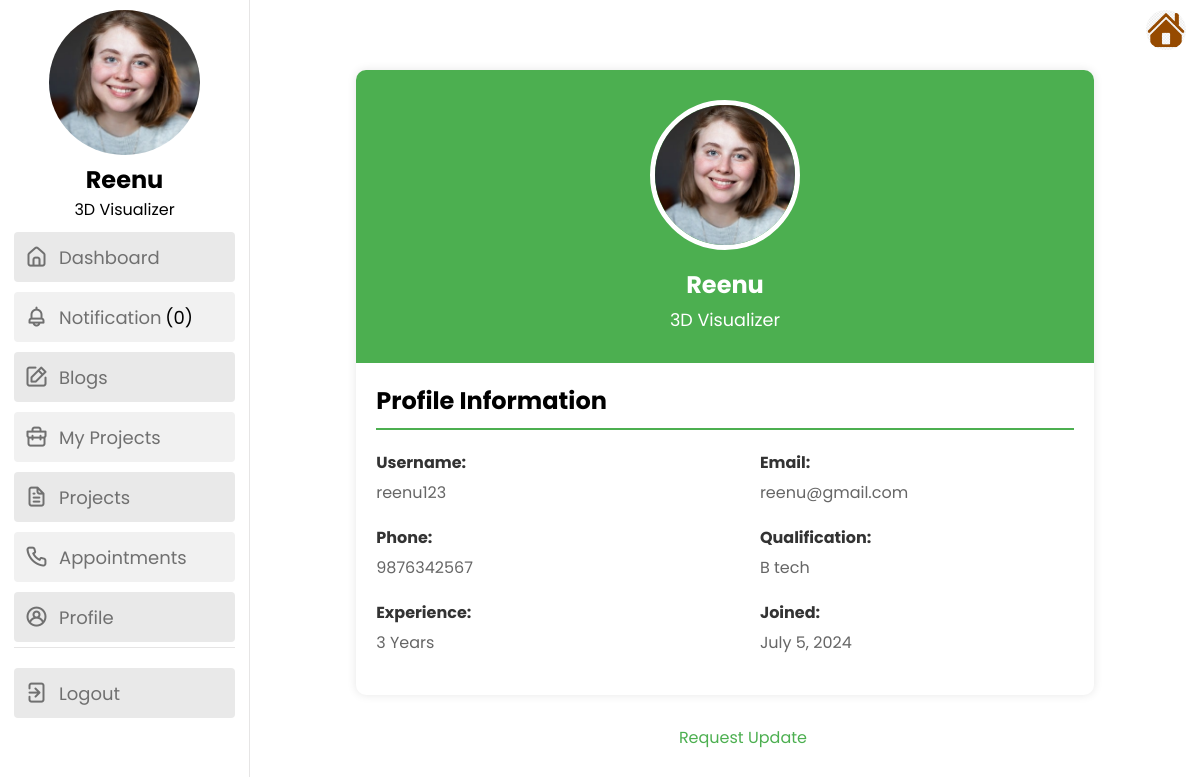
Screenshot of /staff_profile (signed in) with the database file from the repository.
### future_app/models.py (models this page shows, shortened)
class Staff(models.Model):
    staff = models.ForeignKey(User, on_delete=models.CASCADE, related_name='staff_profile')
    designation = models.CharField(max_length=100, null=True, blank=True)
    experience = models.CharField(max_length=100, null=True, blank=True)
    qualification = models.CharField(max_length=100, null=True, blank=True)
    image = models.ImageField(null=True, blank=True, upload_to="images/")

class User(AbstractUser):
    USERNAME_FIELD = 'email'
    REQUIRED_FIELDS = ['username', 'phone_number']
    user_type = models.IntegerField(default=1, choices=userchoices)
    phone_number = models.CharField(max_length=10, null=True, blank=True)
    email = models.EmailField(null=True, blank=True, unique=True)
    created_at = models.DateField(auto_now_add=True)
    name = models.CharField(max_length=100, null=True, blank=True)

### future_app/views.py (the view)
# urls.py: path('staff_profile', views.staff_profile, name='staff_profile'),
@login_required
def staff_profile(request):
    unread_count = Notification.objects.filter(user=request.user.id, read=False).count()
    user = User.objects.get(id=request.user.id)
    staff = Staff.objects.filter(staff_id=user)
    details = User.objects.filter(id=request.user.id)
    return render(request, 'staff_profile.html', locals())

### templates/staff_profile.html (shortened to what this page needs)
<!DOCTYPE html>
{% load static %}
<html lang="en">
<head>
    <link rel="stylesheet" href="{% static 'css/staff.css' %}">
    <link rel="stylesheet" href="https://unicons.iconscout.com/release/v4.0.0/css/line.css">
</head>
<body>
    <nav>
        <div class="profile">
            {% for i in staff %}
            <a class="profiledata" href="{% url 'staff_profile' %}"><img src="{{ i.image.url }}" alt="Profile Picture"></a>
            <h2>{{ user.name }}</h2>
            <p>{{ i.designation }}</p>
            {% endfor %}
        </div>
        <div class="menu-items">
            <ul class="nav-links">
                <li><a href="{% url 'staff_dashboard' %}">
                    <i class="uil uil-estate"></i>
                    <span class="link-name">Dashboard</span>
                </a></li>
                <li><a href="{% url 'staff_notification' %}">
                    <i class="uil uil-bell"></i>
                    <span class="link-name">Notification</i><mark class="big swing">({{ unread_count }})</mark></span>
                </a></li>
                <li><a href="{% url 'staff_blog' %}">
                    <i class="uil uil-edit"></i>
                    <span class="link-name">Blogs</span>
                </a></li>
                <li><a href="{% url 'staff_myproject_list' %}">
                    <i class="uil uil-briefcase"></i>
                    <span class="link-name">My Projects</span>
                </a></li>
                <li><a href="{% url 'staff_project_list' %}">
                    <i class="uil uil-file-alt"></i>
                    <span class="link-name">Projects</span>
                </a></li>
                <li><a href="{% url 'staff_appointments' %}">
                    <i class="uil uil-phone"></i>
                    <span class="link-name">Appointments</span>
                </a></li>
                <li><a href="{% url 'staff_profile' %}">
                    <i class="uil uil-user-circle"></i>
                    <span class="link-name">Profile</span>
                </a></li>
            </ul>
            <ul class="logout-mode">
                <li><a href="{% url 'logout' %}">
                    <i class="uil uil-signout"></i>
                    <span class="link-name">Logout</span>
                </a></li>
            </ul>
        </div>
    </nav>
    <section class="dashboard" style="justify-content:space-between;">
        <div class="top">
            <img src="{% static 'img/favicon.png' %}" alt="">
        </div>
        <div class="profile-container">
            {% for i in staff %}
            <div class="profile-header">
                <img src="{{ i.image.url }}" alt="Profile Picture">
                <h1>{{ user.name }}</h1>
                <p>{{ i.designation }}</p>
            </div>
            <div class="profile-content">
                <h2>Profile Information</h2>
                <div class="info">
                    <div>
                        <label>Username:</label>
                        <p>{{ user.username }}</p>
                    </div>
                    <div>
                        <label>Email:</label>
                        <p>{{ user.email }}</p>
                    </div>
                    <div>
                        <label>Phone:</label>
                        <p>{{ user.phone_number }}</p>
                    </div>
                    <div>
                        <label>Qualification:</label>
                        <p>{{ i.qualification }}</p>
                    </div>
                    <div>
                        <label>Experience:</label>
                        {% if i.experience == 0 %}
                            <p>Fresher</p>
                        {% else %}
                            <p>{{ i.experience }} Years</p>
                        {% endif %}
                    </div>
                    <div>
                        <label>Joined:</label>
                        <p>{{ user.created_at }}</p>
                    </div>
                </div>
            </div>
            {% endfor %}
        </div>
        <a class="request" href="{% url 'request_update' %}">Request Update</a>
    </section>
</body>
</html>

### static/css/staff.css (style rules this page uses)
* { margin: 0; padding: 0; box-sizing: border-box; font-family: 'Poppins', sans-serif; }
:root { --primary-color: #4CAF50; --panel-color: #FFF; --text-color: #000; --black-light-color: #707070; --border-color: #e6e5e5; --toggle-color: #DDD; --box1-color: #4DA3FF; --box2-color: #FFE6AC; --box3-color: #E7D1FC; --title-icon-color: #fff; --tran-05: all 0.5s ease; --tran-03: all 0.3s ease; --tran-03: all 0.2s ease; }
body { min-height: 100vh; background-color: var(--primary-color); }
nav { position: fixed; top: 0; left: 0; height: 100%; width: 250px; padding: 10px 14px; background-color: var(--panel-color); border-right: 1px solid var(--border-color); transition: var(--tran-05); }
nav .menu-items { margin-top: 15px; height: calc(100% - 90px); display: flex; flex-direction: column; justify-content: space-between; }
.menu-items li { list-style: none; }
.menu-items li a { display: flex; align-items: center; height: 50px; text-decoration: none; position: relative; }
.menu-items li a i { font-size: 24px; min-width: 45px; height: 100%; display: flex; align-items: center; justify-content: center; color: var(--black-light-color); }
.menu-items li a .link-name { font-size: 18px; font-weight: 400; color: var(--black-light-color); transition: var(--tran-05); }
.menu-items .logout-mode { padding-top: 10px; border-top: 1px solid var(--border-color); }
.dashboard { position: relative; left: 250px; background-color: var(--panel-color); min-height: 100vh; width: calc(100% - 250px); padding: 10px 14px; transition: var(--tran-05); }
.dashboard .top { position: fixed; top: 0; left: 250px; display: flex; width: calc(100% - 250px); justify-content: space-between; align-items: center; padding: 10px 14px; background-color: var(--panel-color); transition: var(--tran-05); z-index: 10; }
.top img { width: 40px; border-radius: 50%; }

### templates/staff_profile.html (style rules this page uses)
:root { --primary-color: #4CAF50; }
nav { position: fixed; top: 0; left: 0; height: 100%; width: 250px; padding: 10px 14px; background-color: var(--panel-color); border-right: 1px solid var(--border-color); transition: var(--tran-05); overflow-y: auto; }
nav .menu-items { justify-content: normal; margin-top: 0; }
.profile { text-align: center; }
.profiledata { width: 100%; height: 100%; margin-top: 0; }
.profile img { width: 68%; height: 145px; border-radius: 50%; object-fit: fill; }
.mark, mark { padding: .2em; background-color: #f1f1f1; }
a { display: inline-block; margin-top: 10px; color: #4CAF50; text-decoration: none; }
ul { list-style: none; padding: 0; }
ul li { background-color: #f1f1f1; margin-bottom: 5px; border-radius: 4px; }
ul li:nth-child(odd) { background-color: #e9e9e9; }
.profile-container { width: 80%; margin: 60px auto; margin-bottom: 20px; background: #fff; border-radius: 10px; box-shadow: 0 0 10px rgba(0, 0, 0, 0.1); overflow: hidden; }
.profile-header { background-color: #4CAF50; color: white; padding: 30px 20px; text-align: center; }
.profile-header img { width: 150px; height: 150px; border-radius: 50%; border: 5px solid white; }
.profile-header h1 { margin: 10px 0 5px; }
.profile-header p { margin: 0; font-size: 1.1em; }
.profile-content { padding: 20px; }
.profile-content h2 { border-bottom: 2px solid #4CAF50; padding-bottom: 10px; margin-bottom: 20px; }
.profile-content .info { display: flex; justify-content: space-between; flex-wrap: wrap; }
.profile-content .info div { width: 45%; margin-bottom: 20px; }
.profile-content .info label { font-weight: bold; color: #333; margin-bottom: 5px; display: block; }
.profile-content .info p { margin: 0; font-size: 1em; color: #666; }
.request { margin-left: 45%; }

### rows the page displays
Staff: image (picture), designation "3D Visualizer", qualification "B tech", experience "3"
User: name "Reenu", username "reenu123", email "reenu@gmail.com", phone_number "9876342567", created_at "July 5, 2024"

### other values shown
{{ unread_count }} "0"
